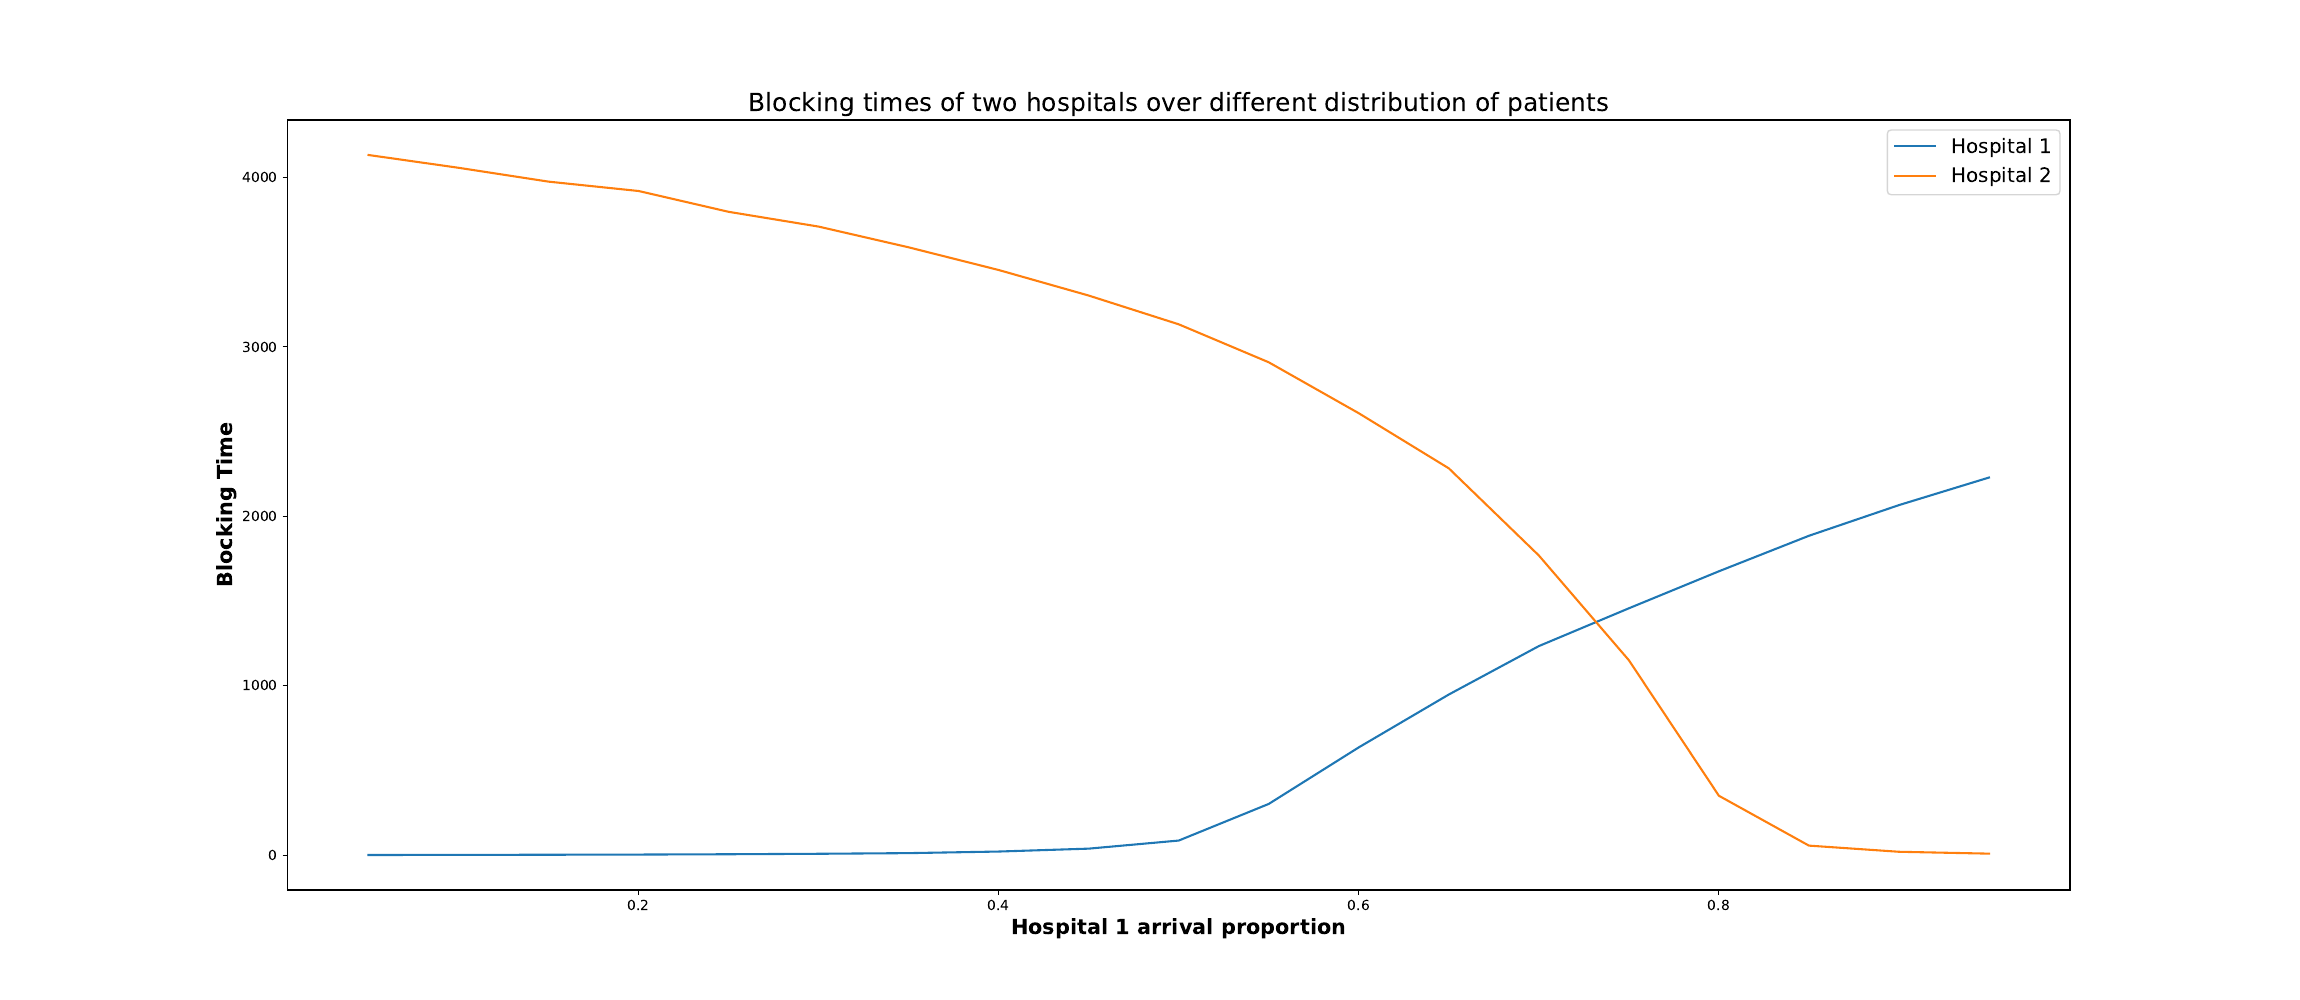

Generate this figure with Python:
"""
Code to generate plot of optimal patient distribution    
"""

import ambulance_game as abg
import matplotlib.pyplot as plt

abg.make_plot_two_hospitals_arrival_split(
    lambda_a=0.45,
    lambda_o_1=0.3,
    lambda_o_2=0.1,
    mu_1=0.05,
    mu_2=0.04,
    num_of_servers_1=12,
    num_of_servers_2=7,
    threshold_1=10,
    threshold_2=4,
    measurement_type="b",
    seed_num_1=None,
    seed_num_2=None,
    warm_up_time=100,
    trials=100,
    accuracy=20,
    runtime=10000,
)

plt.savefig("optimal_patient.png", transparent=True)
plt.close()